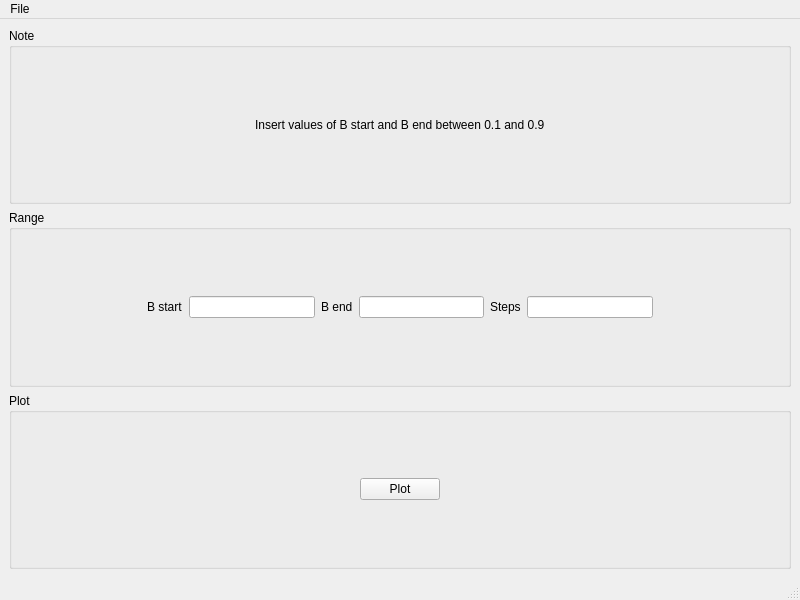
<?xml version="1.0" encoding="UTF-8"?>
<ui version="4.0">
 <class>MainWindow</class>
 <widget class="QMainWindow" name="MainWindow">
  <property name="geometry">
   <rect>
    <x>0</x>
    <y>0</y>
    <width>800</width>
    <height>600</height>
   </rect>
  </property>
  <property name="windowTitle">
   <string>MainWindow</string>
  </property>
  <widget class="QWidget" name="main_widget">
   <layout class="QVBoxLayout" name="verticalLayout_2">
    <item>
     <widget class="QGroupBox" name="groupBox_3">
      <property name="title">
       <string>Note</string>
      </property>
      <layout class="QHBoxLayout" name="horizontalLayout_4">
       <item>
        <layout class="QHBoxLayout" name="horizontalLayout_3">
         <item>
          <spacer name="horizontalSpacer_5">
           <property name="orientation">
            <enum>Qt::Horizontal</enum>
           </property>
           <property name="sizeHint" stdset="0">
            <size>
             <width>40</width>
             <height>20</height>
            </size>
           </property>
          </spacer>
         </item>
         <item>
          <widget class="QLabel" name="label_4">
           <property name="text">
            <string>Insert values of B start and B end between 0.1 and 0.9</string>
           </property>
          </widget>
         </item>
         <item>
          <spacer name="horizontalSpacer_6">
           <property name="orientation">
            <enum>Qt::Horizontal</enum>
           </property>
           <property name="sizeHint" stdset="0">
            <size>
             <width>40</width>
             <height>20</height>
            </size>
           </property>
          </spacer>
         </item>
        </layout>
       </item>
      </layout>
     </widget>
    </item>
    <item>
     <widget class="QGroupBox" name="range_group">
      <property name="title">
       <string>Range</string>
      </property>
      <layout class="QVBoxLayout" name="verticalLayout">
       <item>
        <layout class="QHBoxLayout" name="horizontalLayout">
         <item>
          <spacer name="horizontalSpacer_3">
           <property name="orientation">
            <enum>Qt::Horizontal</enum>
           </property>
           <property name="sizeHint" stdset="0">
            <size>
             <width>40</width>
             <height>20</height>
            </size>
           </property>
          </spacer>
         </item>
         <item>
          <widget class="QLabel" name="label">
           <property name="text">
            <string>B start</string>
           </property>
          </widget>
         </item>
         <item>
          <widget class="QLineEdit" name="x_start_edit"/>
         </item>
         <item>
          <widget class="QLabel" name="label_2">
           <property name="text">
            <string>B end</string>
           </property>
          </widget>
         </item>
         <item>
          <widget class="QLineEdit" name="x_end_edit"/>
         </item>
         <item>
          <widget class="QLabel" name="label_3">
           <property name="text">
            <string>Steps</string>
           </property>
          </widget>
         </item>
         <item>
          <widget class="QLineEdit" name="step_edit"/>
         </item>
         <item>
          <spacer name="horizontalSpacer_4">
           <property name="orientation">
            <enum>Qt::Horizontal</enum>
           </property>
           <property name="sizeHint" stdset="0">
            <size>
             <width>40</width>
             <height>20</height>
            </size>
           </property>
          </spacer>
         </item>
        </layout>
       </item>
      </layout>
     </widget>
    </item>
    <item>
     <widget class="QGroupBox" name="expression_group">
      <property name="title">
       <string>Plot</string>
      </property>
      <layout class="QHBoxLayout" name="horizontalLayout_6">
       <item>
        <layout class="QHBoxLayout" name="horizontalLayout_2">
         <item>
          <spacer name="horizontalSpacer">
           <property name="orientation">
            <enum>Qt::Horizontal</enum>
           </property>
           <property name="sizeHint" stdset="0">
            <size>
             <width>40</width>
             <height>20</height>
            </size>
           </property>
          </spacer>
         </item>
         <item>
          <widget class="QPushButton" name="plot_button">
           <property name="text">
            <string>Plot</string>
           </property>
          </widget>
         </item>
         <item>
          <spacer name="horizontalSpacer_2">
           <property name="orientation">
            <enum>Qt::Horizontal</enum>
           </property>
           <property name="sizeHint" stdset="0">
            <size>
             <width>40</width>
             <height>20</height>
            </size>
           </property>
          </spacer>
         </item>
        </layout>
       </item>
      </layout>
     </widget>
    </item>
   </layout>
  </widget>
  <widget class="QMenuBar" name="menubar">
   <property name="geometry">
    <rect>
     <x>0</x>
     <y>0</y>
     <width>800</width>
     <height>22</height>
    </rect>
   </property>
   <widget class="QMenu" name="menuFile">
    <property name="title">
     <string>File</string>
    </property>
    <addaction name="action_exit"/>
   </widget>
   <addaction name="menuFile"/>
  </widget>
  <widget class="QStatusBar" name="statusbar"/>
  <action name="action_exit">
   <property name="text">
    <string>Exit</string>
   </property>
  </action>
 </widget>
 <resources/>
 <connections/>
</ui>
